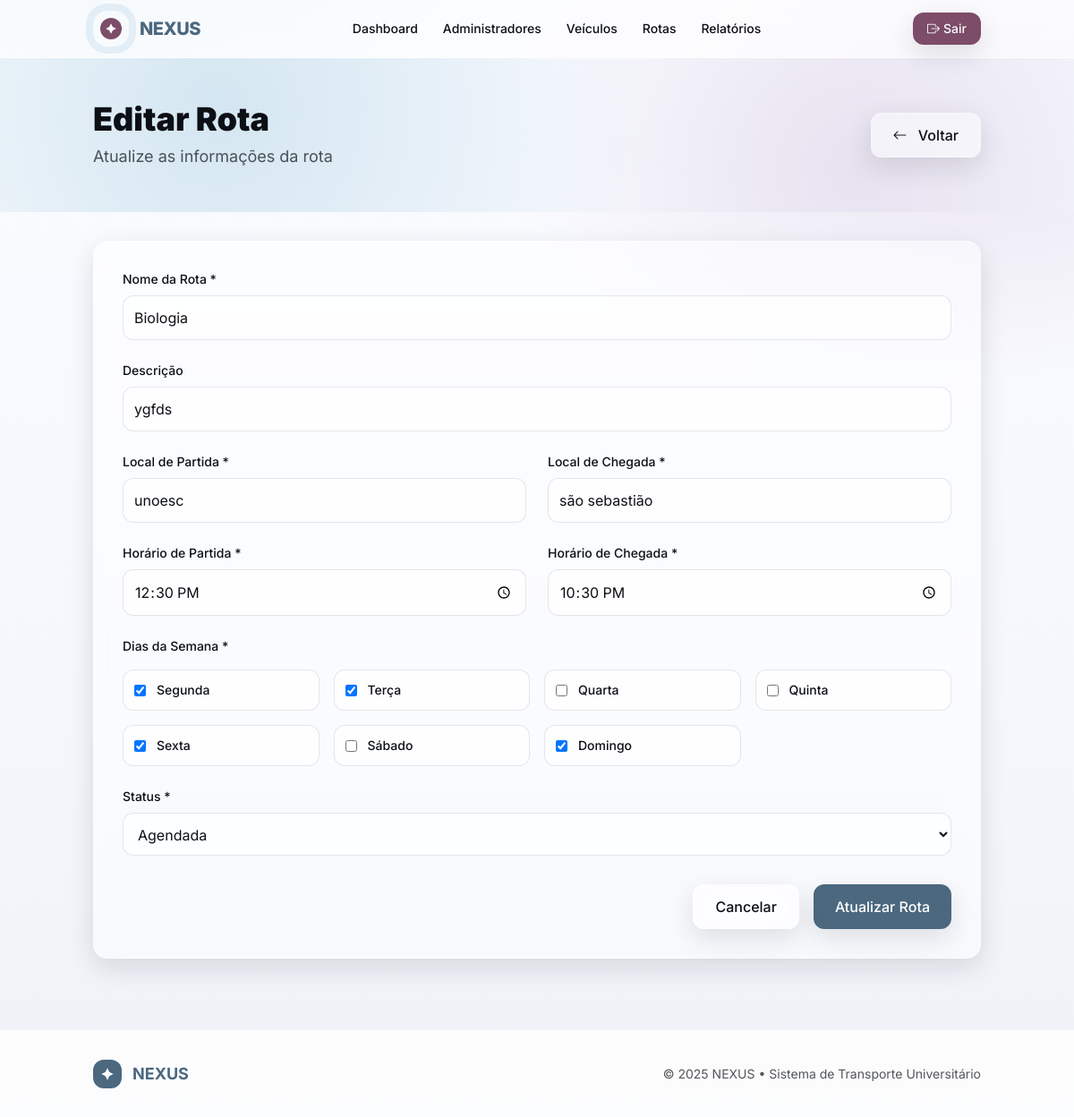
The page /manager/routes/edit/5 (signed in) on the database its author committed.
### tables this page shows
CREATE TABLE `routes` (
  `id` int(11) NOT NULL,
  `name` varchar(100) NOT NULL,
  `origin` varchar(100) DEFAULT NULL,
  `destination` varchar(100) NOT NULL,
  `route_date` date NOT NULL,
  `schedule_id` int(11) NOT NULL,
  `departure_time` time NOT NULL,
  `pickup_points` text NOT NULL,
  `max_capacity` int(11) NOT NULL,
  `driver_id` int(11) DEFAULT NULL,
  `current_occupancy` int(11) DEFAULT 0,
  `status` enum('scheduled','in_progress','completed','cancelled') DEFAULT 'scheduled',
  `active` tinyint(1) DEFAULT 1,
  `created_at` timestamp NOT NULL DEFAULT current_timestamp(),
  `updated_at` timestamp NOT NULL DEFAULT current_timestamp() ON UPDATE current_timestamp(),
  `arrival_time` time DEFAULT NULL,
  `description` text DEFAULT NULL,
  `days_of_week` varchar(100) DEFAULT NULL
);

### app/views/manager/routes/edit.php (the view, shortened to what the rows shown need)
<?php require_once __DIR__ . '/../../layouts/header.php'; ?>
<section class="gradient-hero py-12">
    <div class="container mx-auto px-4">
        <div class="flex flex-col md:flex-row justify-between items-start md:items-center gap-6">
            <div>
                <h1 class="text-3xl md:text-4xl font-black text-nexus-ink mb-2">
                    Editar Rota
                </h1>
                <p class="text-nexus-ink/70 text-lg">Atualize as informações da rota</p>
            </div>
            <a href="/nexus/manager/routes" class="frost px-6 py-3 rounded-xl text-nexus-ink font-medium shadow-soft hover:shadow-glow transition-all border border-white/40">
                <i class="bi bi-arrow-left mr-2"></i> Voltar
            </a>
        </div>
    </div>
</section>
<main class="container mx-auto py-8 px-4">
    <div class="frost rounded-2xl shadow-soft p-8">
        <form action="/nexus/manager/routes/update/<?php echo $route['id']; ?>" method="POST">
            <div class="grid grid-cols-1 gap-6 md:grid-cols-2">
                <div class="md:col-span-2">
                    <label for="name" class="block text-sm font-medium text-nexus-ink mb-2">Nome da Rota *</label>
                    <input type="text" name="name" id="name" required
                        class="w-full p-3 rounded-xl border border-gray-300/60 bg-white/70 focus:outline-none focus:ring-2 focus:ring-nexus-b focus:border-transparent transition-all"
                        value="<?php echo htmlspecialchars($route['name'] ?? ''); ?>"
                        placeholder="Ex: Rota Centro - IFSC">
                </div>
                <div class="md:col-span-2">
                    <label for="description" class="block text-sm font-medium text-nexus-ink mb-2">Descrição</label>
                    <input type="text" name="description" id="description"
                        class="w-full p-3 rounded-xl border border-gray-300/60 bg-white/70 focus:outline-none focus:ring-2 focus:ring-nexus-b focus:border-transparent transition-all"
                        value="<?php echo htmlspecialchars($route['description'] ?? ''); ?>"
                        placeholder="Ex: Rota de retorno do campus">
                </div>
                <div>
                    <label for="departure_location" class="block text-sm font-medium text-nexus-ink mb-2">Local de Partida *</label>
                    <input type="text" name="departure_location" id="departure_location" required
                        class="w-full p-3 rounded-xl border border-gray-300/60 bg-white/70 focus:outline-none focus:ring-2 focus:ring-nexus-b focus:border-transparent transition-all"
                        value="<?php echo htmlspecialchars($route['departure_location'] ?? $route['origin'] ?? ''); ?>"
                        placeholder="Ex: IFSC - Campus Florianópolis">
                </div>
                <div>
                    <label for="arrival_location" class="block text-sm font-medium text-nexus-ink mb-2">Local de Chegada *</label>
                    <input type="text" name="arrival_location" id="arrival_location" required
                        class="w-full p-3 rounded-xl border border-gray-300/60 bg-white/70 focus:outline-none focus:ring-2 focus:ring-nexus-b focus:border-transparent transition-all"
                        value="<?php echo htmlspecialchars($route['arrival_location'] ?? $route['destination'] ?? ''); ?>"
                        placeholder="Ex: Centro - Terminal Urbano">
                </div>
                <div>
                    <label for="departure_time" class="block text-sm font-medium text-nexus-ink mb-2">Horário de Partida *</label>
                    <input type="time" name="departure_time" id="departure_time" required
                        class="w-full p-3 rounded-xl border border-gray-300/60 bg-white/70 focus:outline-none focus:ring-2 focus:ring-nexus-b focus:border-transparent transition-all"
                        value="<?php echo htmlspecialchars($route['departure_time'] ?? ''); ?>">
                </div>
                <div>
                    <label for="arrival_time" class="block text-sm font-medium text-nexus-ink mb-2">Horário de Chegada *</label>
                    <input type="time" name="arrival_time" id="arrival_time" required
                        class="w-full p-3 rounded-xl border border-gray-300/60 bg-white/70 focus:outline-none focus:ring-2 focus:ring-nexus-b focus:border-transparent transition-all"
                        value="<?php echo htmlspecialchars($route['arrival_time'] ?? ''); ?>">
                </div>
                <div class="md:col-span-2">
                    <label class="block text-sm font-medium text-nexus-ink mb-4">Dias da Semana *</label>
                    <div class="grid grid-cols-2 sm:grid-cols-4 gap-4">
                        <?php
                        $days = [
                            'Segunda' => 'mon',
                            'Terça' => 'tue',
                            'Quarta' => 'wed',
                            'Quinta' => 'thu',
                            'Sexta' => 'fri',
                            'Sábado' => 'sat',
                            'Domingo' => 'sun'
                        ];
                        $selectedDays = [];
                        if (isset($route['days_of_week']) && !empty($route['days_of_week'])) {
                            if (is_string($route['days_of_week'])) {
                                $selectedDays = explode(',', $route['days_of_week']);
                                $selectedDays = array_map('trim', $selectedDays);
                            } else if (is_array($route['days_of_week'])) {
                                $selectedDays = $route['days_of_week'];
                            }
                        }
                        foreach ($days as $label => $value):
                            $isChecked = in_array($value, $selectedDays);
                        ?>
                        <div class="flex items-center p-3 rounded-xl border border-gray-300/60 bg-white/70 hover:bg-white transition-all">
                            <input type="checkbox" name="days_of_week[]" value="<?= $value ?>"
                                id="day_<?= $value ?>"
                                class="rounded border-gray-300 text-nexus-b focus:ring-nexus-b"
                                <?= $isChecked ? 'checked' : '' ?>>
                            <label for="day_<?= $value ?>" class="ml-3 text-sm font-medium text-nexus-ink"><?= $label ?></label>
                        </div>
                        <?php endforeach; ?>
                    </div>
                </div>
                <div class="md:col-span-2">
                    <label for="status" class="block text-sm font-medium text-nexus-ink mb-2">Status *</label>
                    <select name="status" id="status" required
                        class="w-full p-3 rounded-xl border border-gray-300/60 bg-white/70 focus:outline-none focus:ring-2 focus:ring-nexus-b focus:border-transparent transition-all">
                        <?php
                        $currentStatus = $route['status'] ?? 'Ativo';
                        $statusOptions = [
                            'Ativo' => 'Ativo',
                            'Inativo' => 'Inativo',
                            'scheduled' => 'Agendada',
                            'in_progress' => 'Em Andamento',
                            'completed' => 'Concluída',
                            'cancelled' => 'Cancelada'
                        ];
                        foreach ($statusOptions as $value => $label):
                            $selected = ($currentStatus === $value) ? 'selected' : '';
                        ?>
                        <option value="<?= $value ?>" <?= $selected ?>><?= $label ?></option>
                        <?php endforeach; ?>
                    </select>
                </div>
            </div>
            <div class="mt-8 flex justify-end space-x-4">
                <a href="/nexus/manager/routes" class="frost px-6 py-3 rounded-xl text-nexus-ink font-medium shadow-soft hover:shadow-glow transition-all border border-white/40">
                    Cancelar
                </a>
                <button type="submit" class="px-6 py-3 rounded-xl text-white font-medium shadow-soft hover:shadow-glow-lg transition-all" style="background:var(--nexus-a)">
                    Atualizar Rota
                </button>
            </div>
        </form>
    </div>
</main>
<?php require_once __DIR__ . '/../../layouts/footer.php'; ?>

### app/core/Router.php (shortened to what the rows shown need)
<?php
class Router {
    private $routes = [];
    public function addRoute($method, $path, $controllerAction) {
        $this->routes[] = [
            'method' => $method,
            'path' => $path,
            'controllerAction' => $controllerAction
        ];
    }
    public function dispatch() {
        $requestMethod = $_SERVER['REQUEST_METHOD'];
        $requestUri = parse_url($_SERVER['REQUEST_URI'], PHP_URL_PATH);
        $scriptName = $_SERVER['SCRIPT_NAME'];
        $baseDir = rtrim(dirname($scriptName), '\\/');
        if ($baseDir && $baseDir !== '.') {
            if (strpos($requestUri, $baseDir) === 0) {
                $requestUri = substr($requestUri, strlen($baseDir));
            }
        }
        foreach ($this->routes as $route) {
            $pattern = preg_replace('/\{([a-zA-Z]+)\}/', '(?P<\1>[^/]+)', $route['path']);
            $pattern = '@^' . $pattern . '$@D';
            if ($route['method'] === $requestMethod && preg_match($pattern, $requestUri, $matches)) {
                list($controller, $action) = explode('@', $route['controllerAction']);
                $controllerInstance = new $controller();
                $params = array_filter($matches, function($key) {
                    return !is_numeric($key);
                }, ARRAY_FILTER_USE_KEY);
                call_user_func_array([$controllerInstance, $action], array_values($params));
                return;
            }
        }
    }
}
?>

### app/views/layouts/header.php (shortened to what the rows shown need)
<!DOCTYPE html>
<html lang="pt-br">
<head>
    <script src="https://cdn.tailwindcss.com"></script>
    <link rel="stylesheet" href="https://cdn.jsdelivr.net/npm/bootstrap-icons@1.11.1/font/bootstrap-icons.css">
</head>
<body class="bg-nexus-base text-nexus-ink gradient-surface min-h-screen">
    <header class="sticky top-0 z-40 backdrop-blur-md bg-white/70 border-b border-white/60">
        <nav class="container mx-auto flex items-center justify-between py-3 px-4">
            <div class="flex items-center gap-3">
                <div class="relative w-10 h-10 brand-ring rounded-2xl grid place-items-center">
                    <span class="w-6 h-6 inline-grid place-items-center rounded-xl" style="background:var(--nexus-f)">
                        <svg width="14" height="14" viewBox="0 0 24 24" fill="#fff" xmlns="http://www.w3.org/2000/svg">
                            <path d="M12 2l3.3 6.7L22 12l-6.7 3.3L12 22l-3.3-6.7L2 12l6.7-3.3L12 2z"/>
                        </svg>
                    </span>
                </div>
                <span class="text-xl font-extrabold tracking-tight" style="color:var(--nexus-a)">NEXUS</span>
            </div>
            <div class="hidden md:flex items-center gap-7 text-sm">
                <a href="/nexus/dashboard" class="hover:opacity-80 transition-all font-medium">Dashboard</a>
                <?php if (isset($_SESSION['user_type']) && $_SESSION['user_type'] === 'admin'): ?>
                <a href="/nexus/manager/users" class="hover:opacity-80 transition-all font-medium">Administradores</a>
                <a href="/nexus/manager/vehicles" class="hover:opacity-80 transition-all font-medium">Veículos</a>
                <a href="/nexus/manager/routes" class="hover:opacity-80 transition-all font-medium">Rotas</a>
                <a href="/nexus/manager/reports" class="hover:opacity-80 transition-all font-medium">Relatórios</a>
                <?php endif; ?>
            </div>
            <div class="flex items-center gap-4">
                <?php if (isset($_SESSION['user_id'])): ?>
                    <a href="/nexus/logout" class="text-sm px-4 py-2 rounded-xl text-white font-medium shadow-soft hover:shadow-glow transition-all" style="background:var(--nexus-f)">
                        <i class="bi bi-box-arrow-right mr-1"></i>Sair
                    </a>
                <?php else: ?>
                    <a href="/nexus/login" class="text-sm px-4 py-2 rounded-xl text-white font-medium shadow-soft hover:shadow-glow transition-all" style="background:var(--nexus-b)">
                        <i class="bi bi-box-arrow-in-right mr-1"></i>Entrar
                    </a>
                <?php endif; ?>
            </div>
        </nav>
    </header>
    <main>

### app/views/layouts/footer.php (shortened to what the rows shown need)
    </main>
    <footer class="bg-white/80 border-t border-white/60 py-8 mt-12">
        <div class="container mx-auto px-4">
            <div class="flex flex-col md:flex-row justify-between items-center gap-6">
                <div class="flex items-center gap-3">
                    <div class="w-8 h-8 rounded-xl grid place-items-center" style="background:var(--nexus-a)">
                        <svg width="16" height="16" viewBox="0 0 24 24" fill="#fff" xmlns="http://www.w3.org/2000/svg">
                            <path d="M12 2l3.3 6.7L22 12l-6.7 3.3L12 22l-3.3-6.7L2 12l6.7-3.3L12 2z"/>
                        </svg>
                    </div>
                    <span class="text-lg font-bold" style="color:var(--nexus-a)">NEXUS</span>
                </div>
                <div class="text-sm text-nexus-ink/70">
                    © <?php echo date('Y'); ?> NEXUS • Sistema de Transporte Universitário
                </div>
            </div>
        </div>
    </footer>
</body>
</html>

### rows shown on the page
routes: name "Biologia", description "ygfds", departure_location "unoesc", arrival_location "são sebastião", departure_time "12:30:00", arrival_time "22:30:00", days_of_week "☑", label "Segunda", label "Terça", label "Quarta", label "Quinta", label "Sexta", label "Sábado", label "Domingo"

### other values the page prints
form field status "Agendada"
